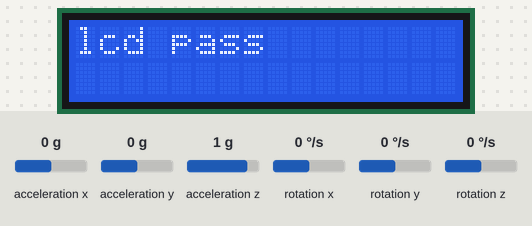
This sketch was run on a simulated Arduino Uno, built with avr-gcc and run on an emulated ATmega328P. Shown: 16×2 character LCD. Wiring (inferred from the names in the program): MPU-6050 motion sensor at I2C address 0x68. The test bench sets the inputs (shaded band); at power-on: acceleration x 0 g, acceleration y 0 g, acceleration z 1 g, rotation x 0 °/s, rotation y 0 °/s, rotation z 0 °/s. What the sketch prints to the serial monitor is not drawn.

Above: at 5.1 s.
At 15.98 s:
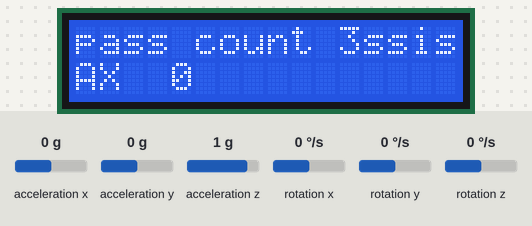
16.3 s: acceleration x set to -1.4 g
At 18.49 s:
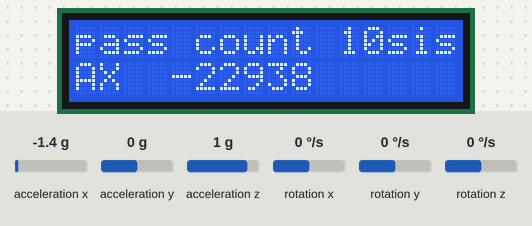
19.3 s: acceleration x set to 0.8 g
At 19.93 s:
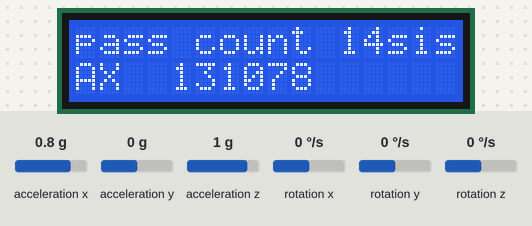
21.2 s: acceleration x set to -0.8 g
At 22.09 s:
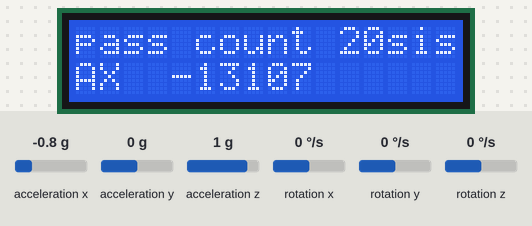

Measured:
- what the display in image 0 shows lasts 3.0 s, from 5.1 s to 8.1 s

The sketch:

MPU6050.ino
```cpp
/* 본 스케치는 arduino.cc의 JoghChi님이 작성하신 스케치입니다.*/

#include<Wire.h>

const int MPU=0x68;  //MPU 6050 의 I2C 기본 주소
int16_t AcX,AcY,AcZ,Tmp,GyX,GyY,GyZ;
int loopcount;

#include <LiquidCrystal.h>
LiquidCrystal lcd(12, 11, 6, 5, 4, 3);

void setup(){
  delay(5000);
  lcd.begin(16, 2);
  lcd.setCursor(0,0);
  lcd.print("lcd pass");
  delay(3000);

  Serial.begin(9600);
  Serial.println("serial pass");
  lcd.setCursor(0,0);
  lcd.print("serial pass");
  delay(3000);


  lcd.setCursor(0,0);
  lcd.print("MPU setup start");
  delay(1000);
  Wire.begin();      //Wire 라이브러리 초기화
  lcd.setCursor(0,0);
  lcd.print("Wire.begin");
  Wire.beginTransmission(MPU); //MPU로 데이터 전송 시작
  lcd.print("Wire.begintransmission");
  lcd.setCursor(0,0);
  Wire.write(0x6B);  // PWR_MGMT_1 register
  lcd.setCursor(0,0);
  lcd.print("Wire.write(0x68");
  Wire.write(0);     //MPU-6050 시작 모드로
  lcd.setCursor(0,0);
  lcd.print("Wire.write(0)");
  Wire.endTransmission(true);
  lcd.setCursor(0,0);
  lcd.print("Wire.endtransmission");
  Serial.print("MCU setup pass");
  lcd.setCursor(0,0);
  lcd.print("MCU setup pass");
  delay(3000);
}

void loop(){
  loopcount = loopcount + 1;
  Serial.print("pass");
  Serial.println(loopcount);
  lcd.setCursor(0,0);
  lcd.println("pass count");
  lcd.setCursor(11,0);
  lcd.print(loopcount);

  Wire.beginTransmission(MPU);    //데이터 전송시작
  Wire.write(0x3B);               // register 0x3B (ACCEL_XOUT_H), 큐에 데이터 기록
  Wire.endTransmission(false);    //연결유지
  Wire.requestFrom(MPU,14,true);  //MPU에 데이터 요청
  //데이터 한 바이트 씩 읽어서 반환
  AcX=Wire.read()<<8|Wire.read();  // 0x3B (ACCEL_XOUT_H) & 0x3C (ACCEL_XOUT_L)
  AcY=Wire.read()<<8|Wire.read();  // 0x3D (ACCEL_YOUT_H) & 0x3E (ACCEL_YOUT_L)
  AcZ=Wire.read()<<8|Wire.read();  // 0x3F (ACCEL_ZOUT_H) & 0x40 (ACCEL_ZOUT_L)
  Tmp=Wire.read()<<8|Wire.read();  // 0x41 (TEMP_OUT_H) & 0x42 (TEMP_OUT_L)
  GyX=Wire.read()<<8|Wire.read();  // 0x43 (GYRO_XOUT_H) & 0x44 (GYRO_XOUT_L)
  GyY=Wire.read()<<8|Wire.read();  // 0x45 (GYRO_YOUT_H) & 0x46 (GYRO_YOUT_L)
  GyZ=Wire.read()<<8|Wire.read();  // 0x47 (GYRO_ZOUT_H) & 0x48 (GYRO_ZOUT_L)

  //시리얼 모니터에 출력
  Serial.print("AcX = "); Serial.print(AcX);
  Serial.print(" | AcY = "); Serial.print(AcY);
  Serial.print(" | AcZ = "); Serial.print(AcZ);
  Serial.print(" | Tmp = "); Serial.print(Tmp/340.00+36.53);
  Serial.print(" | GyX = "); Serial.print(GyX);
  Serial.print(" | GyY = "); Serial.print(GyY);
  Serial.print(" | GyZ = "); Serial.println(GyZ);
  delay(333);

  //output to lcd display
  lcd.setCursor(0, 1);
  lcd.print("AX");
  lcd.setCursor(4, 1);
  lcd.print(AcX);
}
```
